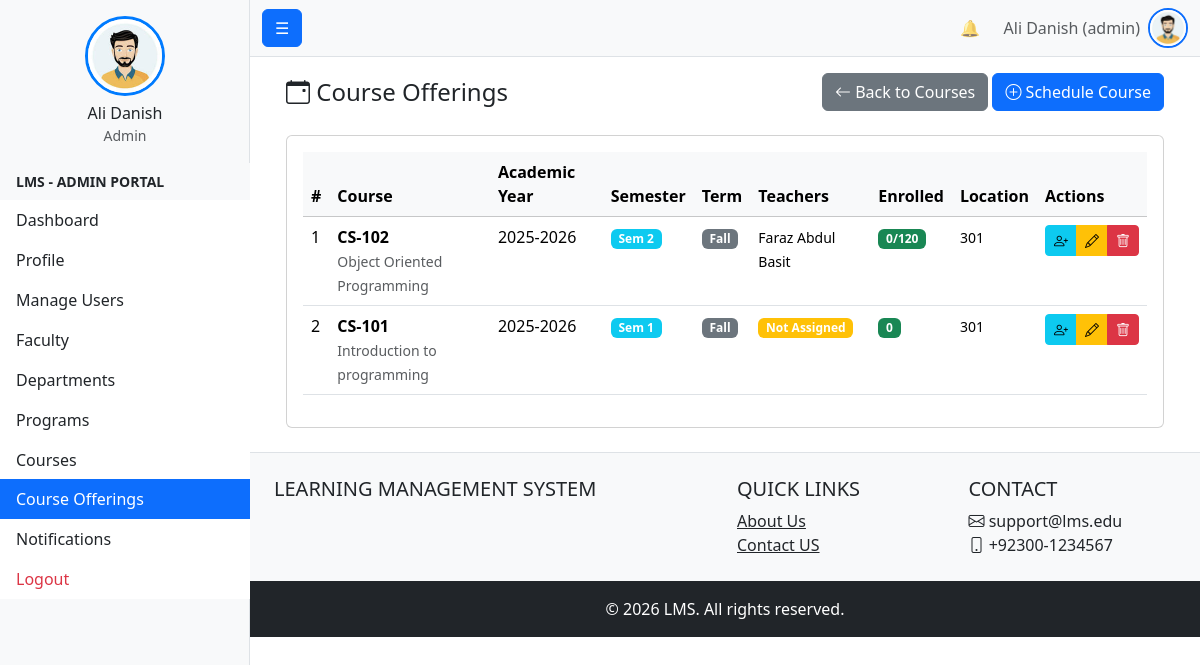
Screenshot of /admin_tools/Academic/Courses/offering/offering_list.php (signed in) with the database file from the repository.
### tables this page shows
CREATE TABLE `users` (
  `id` int(11) NOT NULL,
  `first_name` varchar(100) NOT NULL,
  `last_name` varchar(100) NOT NULL,
  `full_name` varchar(201) GENERATED ALWAYS AS (concat(`first_name`,' ',`last_name`)) STORED,
  `email` varchar(255) DEFAULT NULL,
  `contact_number` varchar(20) DEFAULT NULL,
  `profile_image` varchar(255) DEFAULT NULL COMMENT 'Stores profile image filename (stored in /public/uploads/profiles/)',
  `campus_id` int(11) DEFAULT NULL,
  `gender` enum('male','female','other') DEFAULT NULL,
  `cnic` varchar(15) DEFAULT NULL,
  `date_of_birth` date DEFAULT NULL,
  `address` text DEFAULT NULL,
  `password_hash` varchar(255) NOT NULL,
  `user_code` varchar(255) NOT NULL,
  `status` enum('active','inactive','suspended') NOT NULL DEFAULT 'active',
  `is_deleted` tinyint(1) NOT NULL DEFAULT 0,
  `created_at` timestamp NOT NULL DEFAULT current_timestamp(),
  `updated_at` timestamp NOT NULL DEFAULT current_timestamp() ON UPDATE current_timestamp(),
  `last_login_at` datetime DEFAULT NULL
);

CREATE TABLE `roles` (
  `role_id` int(11) NOT NULL,
  `role_name` enum('student','faculty','admin','student_affairs','examination','admission','accounts') NOT NULL
);

CREATE TABLE `course_offering` (
  `offering_id` int(11) NOT NULL,
  `course_id` int(11) NOT NULL,
  `academic_year` varchar(9) NOT NULL,
  `semester` enum('1','2','3','4','5','6','7','8','9','10') NOT NULL,
  `term` enum('Fall','Spring','Summer') NOT NULL DEFAULT 'Fall',
  `max_enrollment` int(11) DEFAULT NULL,
  `location` varchar(100) DEFAULT NULL,
  `created_at` timestamp NOT NULL DEFAULT current_timestamp(),
  `updated_at` timestamp NOT NULL DEFAULT current_timestamp() ON UPDATE current_timestamp()
);

CREATE TABLE `course` (
  `course_id` int(11) NOT NULL,
  `department_id` int(11) NOT NULL,
  `course_code` varchar(50) NOT NULL,
  `course_name` varchar(150) NOT NULL,
  `credit_hrs` int(11) NOT NULL,
  `course_type` enum('core','elective') NOT NULL,
  `recommended_semester` int(11) DEFAULT NULL COMMENT 'Recommended semester for the course',
  `description` text DEFAULT NULL,
  `created_at` timestamp NOT NULL DEFAULT current_timestamp(),
  `updated_at` timestamp NOT NULL DEFAULT current_timestamp() ON UPDATE current_timestamp(),
  `is_deleted` tinyint(1) NOT NULL DEFAULT 0,
  `updated_by` int(11) DEFAULT NULL
);

### config.php (called while the page is built, shortened)
<?php
function url(string $path = ''): string {
    return rtrim(BASE_URL, '/') . '/' . ltrim($path, '/');
}

### admin_tools/Academic/Courses/offering/offering_list.php (the view, shortened to what this page needs)
<?php
require_once $_SERVER['DOCUMENT_ROOT'] . '/project1/bootstrap.php';
$sql = "
    SELECT
        co.*,
        c.course_code,
        c.course_name,
        c.credit_hrs,
        d.department_code,
        GROUP_CONCAT(DISTINCT CONCAT(u.first_name, ' ', u.last_name) SEPARATOR ', ') as teachers,
        COUNT(DISTINCT e.student_id) as enrolled_count
    FROM course_offering co
    JOIN course c ON co.course_id = c.course_id
    JOIN department d ON c.department_id = d.department_id
    LEFT JOIN course_teacher ct ON co.offering_id = ct.offering_id
    LEFT JOIN users u ON ct.teacher_id = u.id
    LEFT JOIN enrollment e ON co.offering_id = e.offering_id AND e.status = 'enrolled'
    WHERE c.is_deleted = FALSE
    GROUP BY co.offering_id
    ORDER BY co.academic_year DESC, co.semester DESC, c.course_code
";
$offerings = $conn->query($sql)->fetch_all(MYSQLI_ASSOC);
?>
<div class="container-fluid">
    <div class="d-flex justify-content-between align-items-center mb-4">
        <h4 class="mb-0"><i class="bi bi-calendar-event"></i> Course Offerings</h4>
        <div>
            <a href="../course_list.php" class="btn btn-secondary">
                <i class="bi bi-arrow-left"></i> Back to Courses
            </a>
            <a href="create_offering.php" class="btn btn-primary">
                <i class="bi bi-plus-circle"></i> Schedule Course
            </a>
        </div>
    </div>
    <?php if (empty($offerings)): ?>
        <div class="alert alert-info">No course offerings scheduled.</div>
    <?php else: ?>
        <div class="card">
            <div class="card-body">
                <table class="table table-hover">
                    <thead class="table-light">
                        <tr>
                            <th>#</th>
                            <th>Course</th>
                            <th>Academic Year</th>
                            <th>Semester</th>
                            <th>Term</th>
                            <th>Teachers</th>
                            <th>Enrolled</th>
                            <th>Location</th>
                            <th>Actions</th>
                        </tr>
                    </thead>
                    <tbody>
                        <?php foreach ($offerings as $i => $o): ?>
                            <tr>
                                <td><?= $i + 1 ?></td>
                                <td>
                                    <strong><?= htmlspecialchars($o['course_code']) ?></strong><br>
                                    <small class="text-muted"><?= htmlspecialchars($o['course_name']) ?></small>
                                </td>
                                <td><?= htmlspecialchars($o['academic_year']) ?></td>
                                <td><span class="badge bg-info">Sem <?= $o['semester'] ?></span></td>
                                <td><span class="badge bg-secondary"><?= $o['term'] ?></span></td>
                                <td>
                                    <?php if ($o['teachers']): ?>
                                        <small><?= htmlspecialchars($o['teachers']) ?></small>
                                    <?php else: ?>
                                        <span class="badge bg-warning">Not Assigned</span>
                                    <?php endif; ?>
                                </td>
                                <td>
                                    <span class="badge bg-success">
                                        <?= $o['enrolled_count'] ?><?= $o['max_enrollment'] ? '/' . $o['max_enrollment'] : '' ?>
                                    </span>
                                </td>
                                <td><small><?= htmlspecialchars($o['location'] ?? 'TBA') ?></small></td>
                                <td>
                                    <div class="btn-group btn-group-sm">
                                        <a href="assign_teacher.php?id=<?= $o['offering_id'] ?>" class="btn btn-info" title="Assign Teacher">
                                            <i class="bi bi-person-plus"></i>
                                        </a>
                                        <a href="edit_offering.php?id=<?= $o['offering_id'] ?>" class="btn btn-warning" title="Edit">
                                            <i class="bi bi-pencil"></i>
                                        </a>
                                        <a href="delete_offering.php?id=<?= $o['offering_id'] ?>" class="btn btn-danger"
                                           onclick="return confirm('Delete this offering?')" title="Delete">
                                            <i class="bi bi-trash"></i>
                                        </a>
                                    </div>
                                </td>
                            </tr>
                        <?php endforeach; ?>
                    </tbody>
                </table>
            </div>
        </div>
    <?php endif; ?>
</div>
<?php
require_once '../../../../templates/layout/master_base.php';
?>

### templates/layout/navbar.php (shortened to what this page needs)
<?php
require_once $_SERVER['DOCUMENT_ROOT'].'/project1/bootstrap.php';
$name = 'Guest';
$role = 'guest';
$profile_image_url = url('public/male_avatar.jpeg');
if (isset($_SESSION['user_id'])) {
    $user_id = $_SESSION['user_id'];
    $stmt = $conn->prepare("
        SELECT u.full_name, r.role_name
        FROM users u
        LEFT JOIN user_roles ur ON u.id = ur.user_id
        LEFT JOIN roles r ON ur.role_id = r.role_id
        WHERE u.id = ?
        LIMIT 1
    ");
    $stmt->bind_param('i', $user_id);
    $stmt->execute();
    $result = $stmt->get_result();
    if ($row = $result->fetch_assoc()) {
        $name = $row['full_name'];
        $role = $row['role_name'] ?? 'guest';
    }
} else {
    $unread_count = 0;
    $notifications = [];
}
?>
<nav class="navbar navbar-expand-lg navbar-light bg-light border-bottom">
    <div class="container-fluid">
        <button class="btn btn-primary " id="sidebarToggle">☰</button>
        <div class="collapse navbar-collapse" id="navbarNav">
            <ul class="navbar-nav ms-auto align-items-center">
                <li class="nav-item dropdown me-3">
                    <a class="nav-link position-relative" href="#" id="notificationDropdown" role="button"
                       data-bs-toggle="dropdown" aria-expanded="false" title="Notifications">
                        🔔
                    </a>
                </li>
                <li class="nav-item me-2">
                    <span class="text-muted"><?= htmlspecialchars($name) ?> (<?= htmlspecialchars($role) ?>)</span>
                </li>
                <li class="nav-item dropdown">
                    <a class="nav-link p-0" href="#" id="userDropdown" role="button" data-bs-toggle="dropdown" aria-expanded="false" title="Profile Menu">
                        <img src="<?= $profile_image_url ?>" alt="Profile" class="rounded-circle border border-2 border-primary" style="width: 40px; height: 40px; object-fit: cover; cursor: pointer;">
                    </a>
                </li>
            </ul>
        </div>
    </div>
</nav>

### rows the page displays
users: full_name "Ali Danish", roles.role_name "admin"
course_offering: course.course_code "CS-102", course.course_name "Object Oriented Programming", academic_year "2025-2026", semester "2", term "Fall", teachers "Faraz Abdul Basit", enrolled_count "0", max_enrollment "120", location "301"
course_offering: course.course_code "CS-101", course.course_name "Introduction to programming", academic_year "2025-2026", semester "1", term "Fall", shows "Not Assigned", enrolled_count "0", location "301"

### other values shown
$name "Ali Danish"
$role "Admin"
$role "ADMIN"
$label "Dashboard"
$label "Profile"
$label "Manage Users"
$label "Faculty"
$label "Departments"
$label "Programs"
$label "Courses"
$label "Course Offerings"
$label "Notifications"
